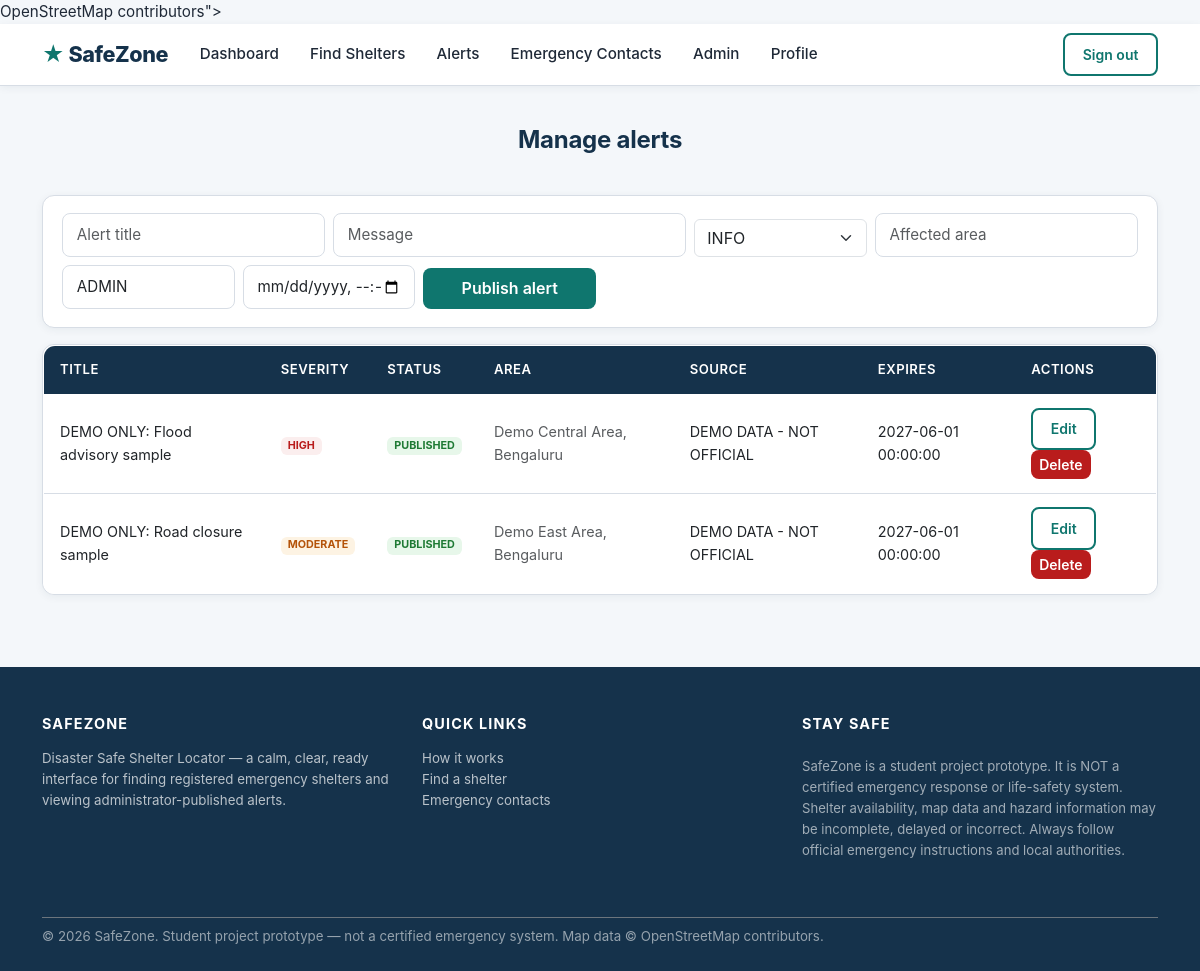
Screenshot of /admin/manage-alerts (signed in) with the database file from the repository.
### tables this page shows
CREATE TABLE alerts (
    alert_id INTEGER PRIMARY KEY AUTOINCREMENT,
    disaster_id BIGINT NULL,
    title VARCHAR(180) NOT NULL,
    message TEXT NOT NULL,
    severity TEXT NOT NULL CHECK (severity IN ('INFO','LOW','MODERATE','HIGH','CRITICAL')),
    area_text VARCHAR(180) NULL,
    source_name VARCHAR(120) NOT NULL DEFAULT 'ADMIN DEMO ENTRY',
    alert_status TEXT NOT NULL DEFAULT 'DRAFT' CHECK (alert_status IN ('DRAFT','PUBLISHED','EXPIRED')),
    published_at DATETIME NULL,
    expires_at DATETIME NULL,
    created_by BIGINT NULL,
    created_at TIMESTAMP NOT NULL DEFAULT CURRENT_TIMESTAMP,
    CONSTRAINT fk_alert_disaster FOREIGN KEY (disaster_id) REFERENCES disaster_events(disaster_id) ON DELETE SET NULL,
    CONSTRAINT fk_alert_created_by FOREIGN KEY (created_by) REFERENCES users(user_id) ON DELETE SET NULL
);

### safezone/routes/admin.py (the view)
@admin_bp.route("/manage-alerts")
@login_required
def manage_alerts():
    if not _admin_required():
        return redirect(url_for("user.dashboard"))
    alerts = get_all_alerts()
    disasters = get_disasters()
    return render_template("manage_alerts.html", alerts=alerts, disasters=disasters)

### safezone/database/connection.py (called while the page is built)
def get_db_path():
    db_url = Config.DATABASE_URL
    if db_url.startswith("sqlite:///"):
        return db_url[len("sqlite:///"):]
    return None

def get_connection():
    db_path = get_db_path()
    conn = sqlite3.connect(db_path)
    conn.row_factory = sqlite3.Row
    conn.execute("PRAGMA foreign_keys = ON")
    return conn

@contextmanager
def db_transaction():
    conn = get_connection()
    try:
        yield conn
        conn.commit()
    except Exception:
        conn.rollback()
        raise
    finally:
        conn.close()

def query_one(sql, params=()):
    with db_transaction() as conn:
        cur = conn.execute(sql, params)
        return cur.fetchone()

def query_all(sql, params=()):
    with db_transaction() as conn:
        cur = conn.execute(sql, params)
        return cur.fetchall()

### safezone/routes/admin.py (called while the page is built)
def _admin_required():
    if not current_user.is_authenticated or current_user.role != "ADMIN":
        flash("Administrator access required.", "danger")
        return False
    return True

### safezone/routes/auth.py (called while the page is built)
def get_user_by_id(user_id):
    from safezone.database.connection import query_one
    return query_one("SELECT * FROM users WHERE user_id = ?", (user_id,))

    @property
    def is_admin(self):
        return self.role == "ADMIN"

### safezone/services/admin.py (called while the page is built)
def get_disasters(status=None):
    sql = "SELECT * FROM disaster_events"
    params = []
    if status:
        sql += " WHERE event_status = ?"
        params.append(status)
    sql += " ORDER BY starts_at DESC"
    rows = query_all(sql, tuple(params))
    return [dict(r) for r in rows]

### safezone/services/alert.py (called while the page is built)
def get_all_alerts():
    rows = query_all(
        """
        SELECT a.*, d.title AS disaster_title
        FROM alerts a
        LEFT JOIN disaster_events d ON a.disaster_id = d.disaster_id
        ORDER BY a.created_at DESC
        """
    )
    return [dict(r) for r in rows]

### templates/manage_alerts.html (shortened to what this page needs)
{% extends "base.html" %}
{% block content %}
<section class="section-sm">
  <div class="container">
    <h2 class="section-title-center">Manage alerts</h2>
    <div class="card card-sz mb-3">
      <div class="card-body">
        <form method="POST" action="{{ url_for('admin.add_alert') }}" class="row g-2 align-items-end">
          <div class="col-md-3"><input type="text" name="title" class="form-control" placeholder="Alert title" required></div>
          <div class="col-md-4"><input type="text" name="message" class="form-control" placeholder="Message" required></div>
          <div class="col-md-2">
            <select name="severity" class="form-select">
              <option>INFO</option><option>LOW</option><option>MODERATE</option><option>HIGH</option><option>CRITICAL</option>
            </select>
          </div>
          <div class="col-md-3"><input type="text" name="area_text" class="form-control" placeholder="Affected area"></div>
          <div class="col-md-2"><input type="text" name="source_name" class="form-control" value="ADMIN"></div>
          <div class="col-md-2"><input type="datetime-local" name="expires_at" class="form-control"></div>
          <div class="col-md-2"><button class="btn btn-sz w-100" type="submit">Publish alert</button></div>
        </form>
      </div>
    </div>
    <div class="card card-sz">
      <div class="card-body p-0">
        <div class="table-responsive">
          <table class="table-sz mb-0">
            <thead>
              <tr><th>Title</th><th>Severity</th><th>Status</th><th>Area</th><th>Source</th><th>Expires</th><th>Actions</th></tr>
            </thead>
            <tbody>
              {% for a in alerts %}
                <tr>
                  <td>{{ a.title }}</td>
                  <td><span class="badge badge-{{ a.severity.lower() }}">{{ a.severity }}</span></td>
                  <td><span class="badge badge-{{ 'open' if a.alert_status=='PUBLISHED' else 'closed' }}">{{ a.alert_status }}</span></td>
                  <td class="small text-muted">{{ a.area_text }}</td>
                  <td class="small">{{ a.source_name }}</td>
                  <td class="small">{{ a.expires_at or '&mdash;' }}</td>
                  <td>
                    <form method="POST" action="{{ url_for('admin.edit_alert', alert_id=a.alert_id) }}" style="display:inline;">
                      <button class="btn btn-sm btn-outline-sz">Edit</button>
                    </form>
                    <form method="POST" action="{{ url_for('admin.delete_alert_route', alert_id=a.alert_id) }}" style="display:inline;" onsubmit="return confirm('Delete this alert?')">
                      <button class="btn btn-sm btn-danger-sz">Delete</button>
                    </form>
                  </td>
                </tr>
              {% else %}
                <tr><td colspan="7" class="text-center text-muted p-3">No alerts.</td></tr>
              {% endfor %}
            </tbody>
          </table>
        </div>
      </div>
    </div>
  </div>
</section>
{% endblock %}

### static/css/style.css (style rules this page uses)
:root { --sz-navy: #15324B; --sz-navy-dark: #0f2436; --sz-teal: #0F766E; --sz-teal-dark: #0b5f56; --sz-pale-teal: #EAF4F4; --sz-bg: #F4F7FA; --sz-amber: #B45309; --sz-amber-bg: #fdf3e3; --sz-red: #B91C1C; --sz-red-bg: #fbeeee; --sz-text: #1f2937; --sz-text-muted: #6b7280; --sz-border: #d7dde5; --sz-shadow: 0 6px 18px rgba(21, 50, 75, 0.08); --sz-shadow-sm: 0 2px 8px rgba(21, 50, 75, 0.06); --sz-radius: 12px; --sz-font: "Inter", -apple-system, BlinkMacSystemFont, "Segoe UI", Roboto, "Helvetica Neue", Arial, sans-serif; }
* { box-sizing: border-box; }
html { scroll-behavior: smooth; }
body { background: var(--sz-bg); color: var(--sz-text); font-family: var(--sz-font); font-size: 0.95rem; line-height: 1.6; margin: 0; }
h1, h2, h3, h4, h5, h6 { color: var(--sz-navy); font-weight: 700; letter-spacing: -0.01em; }
h2 { font-size: 1.5rem; }
.btn-sz { background: var(--sz-teal); border: none; color: #fff; font-weight: 600; border-radius: 8px; padding: 0.55rem 1.2rem; transition: transform 0.15s, box-shadow 0.15s, background 0.15s; }
.btn-outline-sz { color: var(--sz-teal); border: 2px solid var(--sz-teal); background: transparent; font-weight: 600; border-radius: 8px; padding: 0.55rem 1.1rem; }
.btn-danger-sz { background: var(--sz-red); border: none; color: #fff; font-weight: 600; border-radius: 8px; }
.badge-open { background: #e7f7ea; color: #1e7a34; }
.badge-high { background: var(--sz-red-bg); color: var(--sz-red); }
.badge-moderate { background: var(--sz-amber-bg); color: var(--sz-amber); }
.card-sz { background: #fff; border: 1px solid var(--sz-border); border-radius: var(--sz-radius); box-shadow: var(--sz-shadow-sm); transition: transform 0.15s, box-shadow 0.15s; }
.card-sz > .card-body { padding: 1.1rem 1.2rem; }
.section-sm { padding: 2.5rem 1rem; }
.section-title-center { text-align: center; margin-bottom: 2.5rem; }
.form-control { width: 100%; padding: 0.6rem 0.85rem; border: 1px solid var(--sz-border); border-radius: 8px; font-size: 0.95rem; background: #fff; transition: border-color 0.15s, box-shadow 0.15s; }
.form-select { appearance: none; }
.table-sz { width: 100%; border-collapse: collapse; background: #fff; border-radius: var(--sz-radius); overflow: hidden; border: 1px solid var(--sz-border); }
.table-sz th { background: var(--sz-navy); color: #fff; font-weight: 600; font-size: 0.82rem; text-transform: uppercase; letter-spacing: 0.04em; padding: 0.85rem 1rem; text-align: left; }
.table-sz td { padding: 0.85rem 1rem; border-bottom: 1px solid var(--sz-border); font-size: 0.9rem; }
.table-sz tr:last-child td { border-bottom: none; }

### rows the page displays
alerts: title "DEMO ONLY: Flood advisory sample", severity "HIGH", alert_status "PUBLISHED", area_text "Demo Central Area, Bengaluru", source_name "DEMO DATA - NOT OFFICIAL", expires_at "2027-06-01 00:00:00"
alerts: title "DEMO ONLY: Road closure sample", severity "MODERATE", alert_status "PUBLISHED", area_text "Demo East Area, Bengaluru", source_name "DEMO DATA - NOT OFFICIAL", expires_at "2027-06-01 00:00:00"
